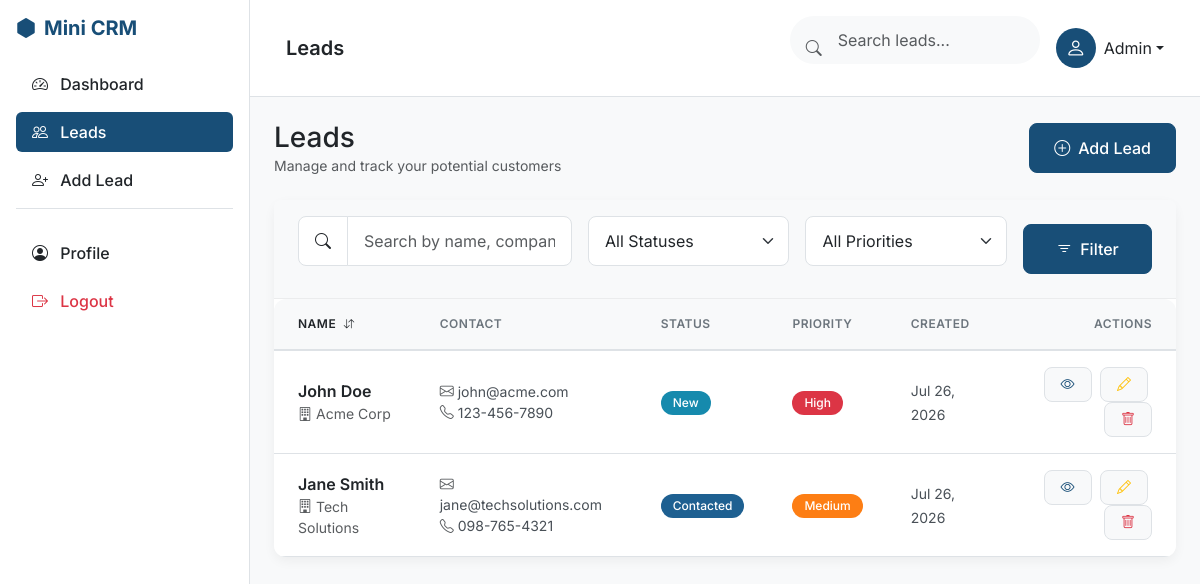
The page /leads/list.php (signed in) on the database its author committed.
### tables this page shows
CREATE TABLE IF NOT EXISTS `leads` (
  `id` int(11) NOT NULL AUTO_INCREMENT,
  `name` varchar(100) NOT NULL,
  `company` varchar(100) DEFAULT NULL,
  `email` varchar(100) DEFAULT NULL,
  `phone` varchar(20) DEFAULT NULL,
  `source` varchar(50) DEFAULT NULL,
  `status` enum('New','Contacted','Qualified','Proposal Sent','Won','Lost') DEFAULT 'New',
  `priority` enum('Low','Medium','High') DEFAULT 'Medium',
  `assigned_to` int(11) DEFAULT NULL,
  `notes` text DEFAULT NULL,
  `created_at` timestamp DEFAULT current_timestamp(),
  `updated_at` timestamp DEFAULT current_timestamp() ON UPDATE current_timestamp(),
  PRIMARY KEY (`id`),
  KEY `assigned_to` (`assigned_to`),
  CONSTRAINT `fk_assigned_user` FOREIGN KEY (`assigned_to`) REFERENCES `users` (`id`) ON DELETE SET NULL
);

### includes/auth.php (called while the page is built, shortened)
<?php
function isLoggedIn() {
    return isset($_SESSION['user_id']);
}
?>

### leads/list.php (the view, shortened to what this page needs)
<?php
require_once '../includes/db.php';
require_once '../includes/auth.php';
$pageTitle = 'Leads';
$where = "1=1";
$params = [];
$orderBy = isset($_GET['sort']) ? $_GET['sort'] : 'created_at';
$orderDir = isset($_GET['dir']) && strtolower($_GET['dir']) == 'asc' ? 'ASC' : 'DESC';
$limit = 10;
$page = isset($_GET['page']) ? (int)$_GET['page'] : 1;
$offset = ($page - 1) * $limit;
$sql = "SELECT * FROM leads WHERE $where ORDER BY $orderBy $orderDir LIMIT $limit OFFSET $offset";
$stmt = $pdo->prepare($sql);
$stmt->execute($params);
$leads = $stmt->fetchAll();
include '../includes/header.php';
?>
<div class="d-flex justify-content-between align-items-center mb-4">
    <div>
        <h1 class="h3 mb-0 text-gray-800">Leads</h1>
        <p class="text-muted small mb-0">Manage and track your potential customers</p>
    </div>
    <a href="add.php" class="btn btn-primary">
        <i class="bi bi-plus-circle me-2"></i>Add Lead
    </a>
</div>
<div class="card p-0 mb-4">
    <div class="card-header bg-light">
        <form action="" method="GET" class="row g-3 align-items-center">
            <div class="col-md-4">
                <div class="input-group">
                    <span class="input-group-text bg-white"><i class="bi bi-search"></i></span>
                    <input type="text" name="search" class="form-control" placeholder="Search by name, company, email..." value="<?= htmlspecialchars($_GET['search'] ?? '') ?>">
                </div>
            </div>
            <div class="col-md-3">
                <select name="status" class="form-select">
                    <option value="">All Statuses</option>
                </select>
            </div>
            <div class="col-md-3">
                <select name="priority" class="form-select">
                    <option value="">All Priorities</option>
                </select>
            </div>
            <div class="col-md-2 d-grid">
                <button type="submit" class="btn btn-primary"><i class="bi bi-filter me-2"></i>Filter</button>
            </div>
        </form>
    </div>
    <div class="card-body p-0">
        <div class="table-responsive">
            <table class="table table-hover align-middle mb-0">
                <thead>
                    <tr>
                        <th><a href="?sort=name&dir=<?= $orderDir == 'ASC' ? 'desc' : 'asc' ?>" class="text-decoration-none text-dark">Name <i class="bi bi-arrow-down-up small ms-1"></i></a></th>
                        <th>Contact</th>
                        <th>Status</th>
                        <th>Priority</th>
                        <th>Created</th>
                        <th class="text-end">Actions</th>
                    </tr>
                </thead>
                <tbody>
                    <?php if (empty($leads)): ?>
                    <tr>
                        <td colspan="6" class="text-center py-5 text-muted">
                            <i class="bi bi-inbox fs-1 d-block mb-3"></i>
                            <p class="fs-5 mb-0">No leads found.</p>
                            <p class="small">Try adjusting your search or filters.</p>
                        </td>
                    </tr>
                    <?php else: ?>
                        <?php foreach($leads as $lead): ?>
                        <tr>
                            <td>
                                <div class="fw-semibold text-dark"><?= htmlspecialchars($lead['name']) ?></div>
                                <div class="small-text text-muted"><i class="bi bi-building me-1"></i><?= htmlspecialchars($lead['company'] ?? 'N/A') ?></div>
                            </td>
                            <td>
                                <div class="small-text"><i class="bi bi-envelope me-1 text-muted"></i><?= htmlspecialchars($lead['email'] ?? 'N/A') ?></div>
                                <div class="small-text"><i class="bi bi-telephone me-1 text-muted"></i><?= htmlspecialchars($lead['phone'] ?? 'N/A') ?></div>
                            </td>
                            <td>
                                <?php
                                $badgeClass = 'bg-secondary';
                                if($lead['status'] == 'New') $badgeClass = 'status-new';
                                if($lead['status'] == 'Contacted') $badgeClass = 'status-contacted';
                                ?>
                                <span class="badge <?= $badgeClass ?>"><?= $lead['status'] ?></span>
                            </td>
                            <td>
                                <?php
                                $pClass = 'bg-secondary';
                                if($lead['priority'] == 'High') $pClass = 'priority-high';
                                if($lead['priority'] == 'Medium') $pClass = 'priority-medium';
                                ?>
                                <span class="badge <?= $pClass ?>"><?= $lead['priority'] ?></span>
                            </td>
                            <td>
                                <span class="small-text"><?= date('M d, Y', strtotime($lead['created_at'])) ?></span>
                            </td>
                            <td class="text-end">
                                <a href="view.php?id=<?= $lead['id'] ?>" class="btn btn-sm btn-light text-primary border me-1" title="View"><i class="bi bi-eye"></i></a>
                                <a href="edit.php?id=<?= $lead['id'] ?>" class="btn btn-sm btn-light text-warning border me-1" title="Edit"><i class="bi bi-pencil"></i></a>
                                <button type="button" class="btn btn-sm btn-light text-danger border" title="Delete" data-bs-toggle="modal" data-bs-target="#deleteModal" data-id="<?= $lead['id'] ?>" data-url="<?= BASE_URL ?>/leads/list.php">
                                    <i class="bi bi-trash"></i>
                                </button>
                            </td>
                        </tr>
                        <?php endforeach; ?>
                    <?php endif; ?>
                </tbody>
            </table>
        </div>
    </div>
</div>
<?php include '../includes/footer.php'; ?>

### includes/header.php (shortened to what this page needs)
<!DOCTYPE html>
<html lang="en">
<head>
    <link href="https://cdn.jsdelivr.net/npm/bootstrap@5.3.2/dist/css/bootstrap.min.css" rel="stylesheet">
    <link rel="stylesheet" href="https://cdn.jsdelivr.net/npm/bootstrap-icons@1.11.1/font/bootstrap-icons.css">
    <link rel="stylesheet" href="<?= BASE_URL ?>/assets/css/style.css">
</head>
<body class="bg-light">
    <div class="toast-container position-fixed top-0 end-0 p-3">
    </div>
    <?php if (isLoggedIn()): ?>
    <div class="d-flex wrapper">
        <?php include 'sidebar.php'; ?>
        <div id="content" class="w-100 bg-light">
            <?php include 'navbar.php'; ?>
            <div class="container-fluid p-4">
    <?php endif; ?>

### includes/sidebar.php (shortened to what this page needs)
<nav id="sidebar" class="bg-white border-end vh-100 position-sticky top-0 p-3" style="min-width: 250px; transition: all 0.3s;">
    <div class="sidebar-header d-flex justify-content-between align-items-center mb-4">
        <h3 class="fs-5 fw-bold m-0 text-primary">
            <i class="bi bi-hexagon-fill me-2"></i>Mini CRM
        </h3>
    </div>
    <?php
    $current_page = basename($_SERVER['PHP_SELF']);
    $in_leads = strpos($_SERVER['REQUEST_URI'], '/leads/') !== false;
    ?>
    <ul class="nav flex-column gap-2">
        <li class="nav-item">
            <a href="<?= BASE_URL ?>/dashboard.php" class="nav-link px-3 py-2 rounded <?= ($current_page == 'dashboard.php') ? 'active bg-primary text-white' : 'text-dark' ?>">
                <i class="bi bi-speedometer2 me-2"></i> Dashboard
            </a>
        </li>
        <li class="nav-item">
            <a href="<?= BASE_URL ?>/leads/list.php" class="nav-link px-3 py-2 rounded <?= ($in_leads && $current_page != 'add.php') ? 'active bg-primary text-white' : 'text-dark' ?>">
                <i class="bi bi-people me-2"></i> Leads
            </a>
        </li>
        <li class="nav-item">
            <a href="<?= BASE_URL ?>/leads/add.php" class="nav-link px-3 py-2 rounded <?= ($in_leads && $current_page == 'add.php') ? 'active bg-primary text-white' : 'text-dark' ?>">
                <i class="bi bi-person-plus me-2"></i> Add Lead
            </a>
        </li>
        <li class="nav-item mt-auto pt-4 border-top">
            <a href="<?= BASE_URL ?>/profile.php" class="nav-link px-3 py-2 rounded <?= ($current_page == 'profile.php') ? 'active bg-primary text-white' : 'text-dark' ?>">
                <i class="bi bi-person-circle me-2"></i> Profile
            </a>
        </li>
        <li class="nav-item">
            <a href="<?= BASE_URL ?>/logout.php" class="nav-link px-3 py-2 rounded text-danger">
                <i class="bi bi-box-arrow-right me-2"></i> Logout
            </a>
        </li>
    </ul>
</nav>

### includes/navbar.php (shortened to what this page needs)
<nav class="navbar navbar-expand-lg navbar-light bg-white border-bottom px-4 py-3 sticky-top">
    <div class="container-fluid">
        <h4 class="m-0 fw-semibold d-none d-md-block"><?= isset($pageTitle) ? $pageTitle : 'Dashboard' ?></h4>
        <div class="ms-auto d-flex align-items-center gap-3">
            <form class="d-none d-lg-flex position-relative">
                <i class="bi bi-search position-absolute top-50 start-0 translate-middle-y ms-3 text-muted"></i>
                <input type="search" class="form-control rounded-pill ps-5 bg-light border-0" placeholder="Search leads..." style="width: 250px;">
            </form>
            <div class="dropdown">
                <a href="#" class="d-flex align-items-center text-decoration-none dropdown-toggle text-dark" id="dropdownUser1" data-bs-toggle="dropdown" aria-expanded="false">
                    <div class="bg-primary text-white rounded-circle d-flex align-items-center justify-content-center me-2" style="width: 40px; height: 40px;">
                        <i class="bi bi-person fs-5"></i>
                    </div>
                    <span class="d-none d-md-inline">Admin</span>
                </a>
            </div>
        </div>
    </div>
</nav>

### includes/footer.php (shortened to what this page needs)
    <?php if (isLoggedIn()): ?>
            </div>
        </div>
    </div>
    <?php endif; ?>
</body>
</html>

### assets/css/style.css (style rules this page uses)
:root { --primary-100: #184E77; --primary-200: #1E6091; --primary-300: #1A759F; --primary-400: #168AAD; --accent-100: #34A0A4; --accent-200: #52B69A; --accent-300: #76C893; --highlight-100: #99D98C; --highlight-200: #B5E48C; --highlight-300: #D9ED92; --bg-body: #F8F9FA; --card-bg: #FFFFFF; --text-main: #212529; }
body { font-family: 'Inter', system-ui, -apple-system, BlinkMacSystemFont, "Segoe UI", Roboto, sans-serif; background-color: var(--bg-body); color: var(--text-main); line-height: 1.5; letter-spacing: normal; font-size: 16px; }
h1 { font-size: 36px; font-weight: 700; }
h3 { font-size: 24px; font-weight: 600; }
h4 { font-size: 20px; font-weight: 500; }
.small-text { font-size: 14px; }
.bg-primary { background-color: var(--primary-100) !important; }
.text-primary { color: var(--primary-100) !important; }
.btn-primary { background-color: var(--primary-100); border-color: var(--primary-100); }
.card { border: none; border-radius: 12px; box-shadow: 0 4px 12px rgba(0,0,0,0.05); background-color: var(--card-bg); transition: transform 0.2s ease, box-shadow 0.2s ease; padding: 24px; }
.card.p-0 { padding: 0; }
.card-header { background-color: transparent; border-bottom: 1px solid rgba(0,0,0,0.05); padding: 16px 24px; }
.card-body { padding: 24px; }
#sidebar { z-index: 1000; }
.nav-link { transition: background-color 0.2s, color 0.2s; font-weight: 500; }
.form-control, .form-select, .input-group-text { border-radius: 8px; padding: 12px 16px; border: 1px solid #dee2e6; }
.form-control, .form-select { margin-bottom: 16px; }
.input-group > .form-control, .input-group > .form-select { margin-bottom: 0; }
.input-group { margin-bottom: 16px; }
.btn { padding: 12px 24px; border-radius: 8px; font-weight: 500; }
.btn-sm { padding: 6px 16px; }
.table-responsive { border-radius: 12px; overflow: hidden; }
.table { margin-bottom: 0; }
.table th { background-color: #f8f9fa; font-weight: 600; text-transform: uppercase; font-size: 12px; letter-spacing: 0.5px; color: #6c757d; padding: 16px 24px; border-bottom: 2px solid #dee2e6; }
.table td { padding: 16px 24px; vertical-align: middle; color: #495057; }
.table tbody tr { transition: background-color 0.2s; }
.badge { padding: 6px 12px; border-radius: 20px; font-weight: 500; font-size: 12px; }
.priority-high { background-color: #dc3545; color: white; }
.priority-medium { background-color: #fd7e14; color: white; }
.status-new { background-color: var(--primary-400); color: white; }
.status-contacted { background-color: var(--primary-200); color: white; }

### rows shown on the page
leads: name "John Doe", company "Acme Corp", email "john@acme.com", phone "123-456-7890", status "New", priority "High", created_at "Jul 26, 2026"
leads: name "Jane Smith", company "Tech Solutions", email "jane@techsolutions.com", phone "098-765-4321", status "Contacted", priority "Medium", created_at "Jul 26, 2026"

### other values the page prints
$pageTitle "Leads"
